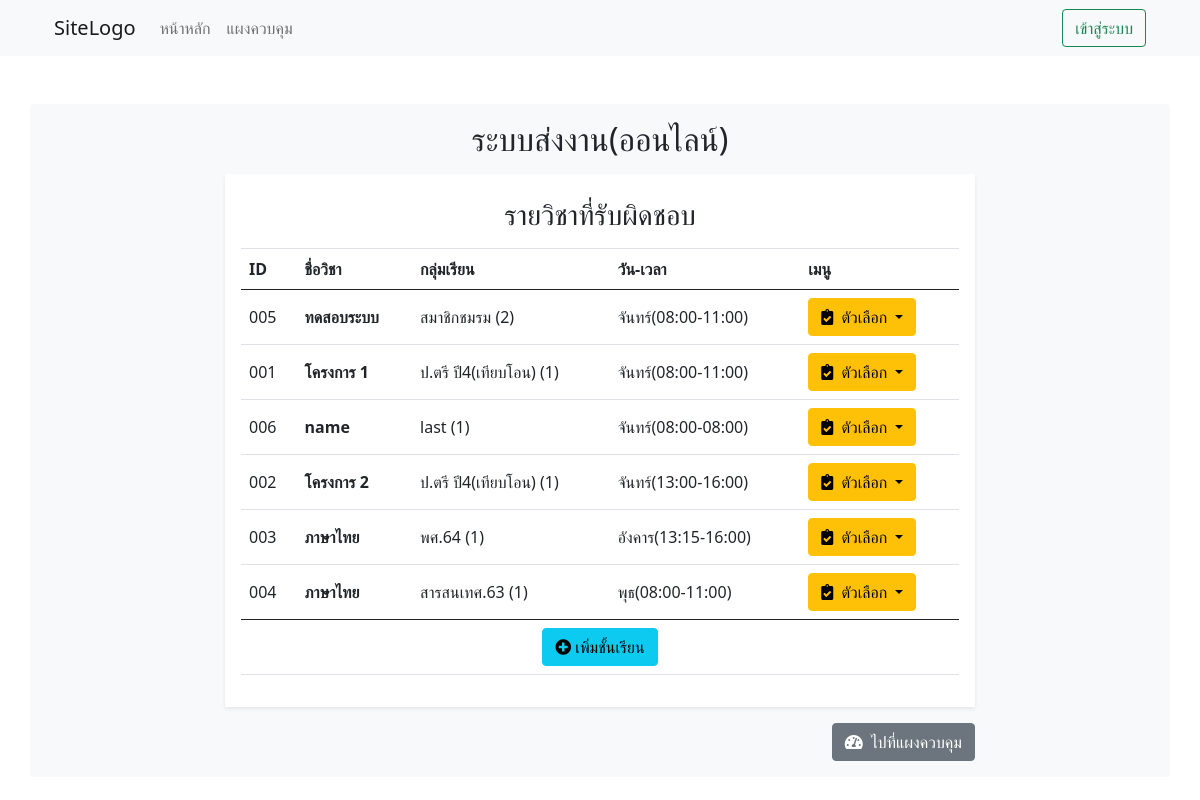
/assign/index.php (signed in), run on the app's committed database.
### tables this page shows
CREATE TABLE `tb_class` (
  `ClassID` int(3) UNSIGNED ZEROFILL NOT NULL,
  `ClassTitle` varchar(50) NOT NULL,
  `ClassDetail` varchar(255) NOT NULL,
  `OwnerID` int(3) UNSIGNED ZEROFILL NOT NULL DEFAULT 001,
  `Day` enum('อาทิตย์','จันทร์','อังคาร','พุธ','พฤหัสบดี','ศุกร์','เสาร์') NOT NULL,
  `ClassBegin` time NOT NULL DEFAULT '08:00:00',
  `ClassEnd` time NOT NULL
);

### assign/as_admin.php (the view, shortened to what this page needs)
<!DOCTYPE html>
<html lang="en">
<head>
    <link rel="stylesheet" href="https://cdnjs.cloudflare.com/ajax/libs/twitter-bootstrap/5.0.0-beta1/css/bootstrap.min.css" />
    <link rel="stylesheet" href="https://cdnjs.cloudflare.com/ajax/libs/font-awesome/5.15.2/css/all.min.css" />
</head>
<body>
    <header class="bg-light">
        <div class="container">
            <nav class="navbar navbar-expand-lg navbar-light ">
                <div class="container-fluid">
                    <a class="navbar-brand" href="/Anuchit/index.php">SiteLogo</a>
                    <div class="collapse navbar-collapse" id="navbarSupportedContent">
                        <ul class="navbar-nav me-auto mb-2 mb-lg-0">
                            <li class="nav-item">
                                <a class="nav-link" aria-current="page" href="/Anuchit/index.php">หน้าหลัก</a>
                            </li>
                            <li class="nav-item">
                                <a class="nav-link" href="/Anuchit/dashboard.php">แผงควบคุม</a>
                            </li>
                        </ul>
                        <div class="d-flex ms-3">
                            <a href="./login.php" class="btn btn-outline-success">เข้าสู่ระบบ</a>
                        </div>
                    </div>
                </div>
            </nav>
        </div>
    </header>
    <main>
        <div class="container mt-5 bg-light p-3 rounded">
            <h2 class="col-12 text-center">ระบบส่งงาน(ออนไลน์)</h2>
            <div class="col-12 bg-white p-3 mt-3 shadow-sm mx-auto" style="max-width:750px">
                <table class="table align-middle table-hover">
                    <thead>
                        <tr>
                            <th colspan="5">
                                <h3 class="h3 col-sm-12 text-center">รายวิชาที่รับผิดชอบ</h3>
                            </th>
                        </tr>
                        <tr>
                            <th>ID</th>
                            <th>ชื่อวิชา</th>
                            <th>กลุ่มเรียน</th>
                            <th>วัน-เวลา</th>
                            <th>เมนู</th>
                        </tr>
                    </thead>
                    <tbody>
                        <?php
                        include("../sys_db_connect.php");
                        $stmt = $mysqli->prepare("SELECT *, (SELECT COUNT(*) FROM tb_enroll WHERE tb_enroll.ClassID=tb_class.ClassID)AS Registered FROM tb_class WHERE OwnerID=? ORDER BY Day,ClassBegin,Registered DESC");
                        $stmt->bind_param("i", $_SESSION["UserID"]);
                        $stmt->execute();
                        $classes = $stmt->get_result()->fetch_all(MYSQLI_ASSOC);
                        foreach ($classes as $class) {
                            $begin = date("H:i", strtotime($class['ClassBegin']));
                            $end = date("H:i", strtotime($class['ClassEnd']));
                        ?>
                            <tr>
                                <td><?= str_pad($class['ClassID'], 3, "0", false) ?></td>
                                <th><?= $class['ClassTitle'] ?></th>
                                <td><?= $class['ClassDetail'] . " (" . $class['Registered'] . ")" ?></td>
                                <td><?= $class['Day'] . "(" . $begin . "-" . $end . ")" ?></td>
                                <td>
                                    <div class="dropdown">
                                        <button class="btn btn-warning dropdown-toggle" type="button" data-bs-toggle="dropdown" aria-expanded="false">
                                            <i class="fa fa-clipboard-check me-1" aria-hidden="true"></i> ตัวเลือก
                                        </button>
                                    </div>
                                </td>
                            </tr>
                        <?php
                        }
                        ?>
                    </tbody>
                    <tfoot>
                        <tr>
                            <td colspan="5">
                                <div class="row">
                                    <div class="col-sm-12 text-center">
                                        <a href="./new.php" class="btn btn-info">
                                            <i class="fa fa-plus-circle me-1" aria-hidden="true"></i>เพิ่มชั้นเรียน
                                        </a>
                                    </div>
                                </div>
                            </td>
                        </tr>
                    </tfoot>
                </table>
            </div>
            <div class="col-12 mt-3 mx-auto text-end" style="max-width:750px">
                <a href="../dashboard.php" class="btn btn-secondary">
                    <i class="fa fa-tachometer-alt me-1" aria-hidden="true"></i> ไปที่แผงควบคุม
                </a>
            </div>
        </div>
    </main>
</body>
</html>

### assign/index.php (shortened to what this page needs)
<?php
include("../sys_db_connect.php");
if (isset($_SESSION['Status']) and $_SESSION['Status'] === "ADMIN") include("./as_admin.php");

### data on the page
tb_class: ClassID "005", ClassTitle "ทดสอบระบบ", ClassDetail "สมาชิกชมรม", Registered "2", Day "จันทร์", ClassBegin "08:00", ClassEnd "11:00"
tb_class: ClassID "001", ClassTitle "โครงการ 1", ClassDetail "ป.ตรี ปี4(เทียบโอน)", Registered "1", Day "จันทร์", ClassBegin "08:00", ClassEnd "11:00"
tb_class: ClassID "006", ClassTitle "name", ClassDetail "last", Registered "1", Day "จันทร์", ClassBegin "08:00", ClassEnd "08:00"
tb_class: ClassID "002", ClassTitle "โครงการ 2", ClassDetail "ป.ตรี ปี4(เทียบโอน)", Registered "1", Day "จันทร์", ClassBegin "13:00", ClassEnd "16:00"
tb_class: ClassID "003", ClassTitle "ภาษาไทย", ClassDetail "พศ.64", Registered "1", Day "อังคาร", ClassBegin "13:15", ClassEnd "16:00"
tb_class: ClassID "004", ClassTitle "ภาษาไทย", ClassDetail "สารสนเทศ.63", Registered "1", Day "พุธ", ClassBegin "08:00", ClassEnd "11:00"
